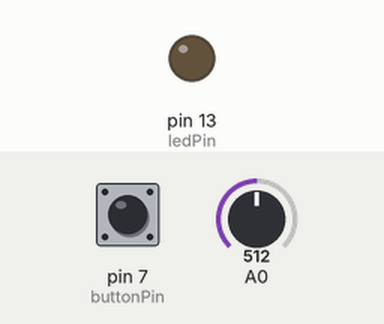
This sketch was run on a simulated Arduino Uno, built with avr-gcc and run on an emulated ATmega328P. On the bench: output pins drawn as LEDs (lit = HIGH). Inputs (shaded band) come from the test bench; at power-on: pin 7 (buttonPin) LOW, A0 = 512.

Above: at 1.2 s.
1.3 s: pin 7 (buttonPin) pulled HIGH for 0.15 s
At 1.37 s:
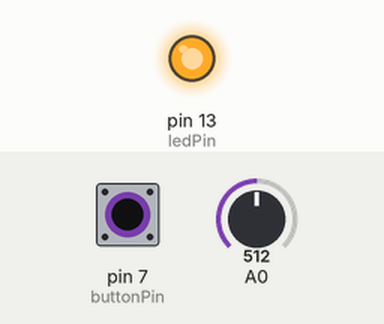
2.9 s: pin 7 (buttonPin) pulled HIGH for 3.2 s
At 7.3 s:
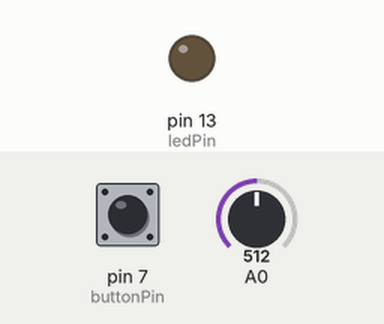
Timing chart, 0 to 8.8 s (numbered marks = the images above; inputs shaded):
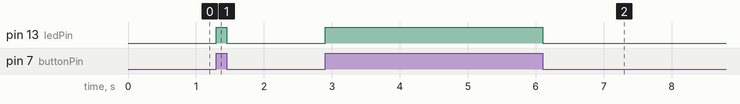

The sketch:

digitalTem.ino
```cpp
const int buttonPin = 7;     // the number of the pushbutton pin
const int ledPin =  13;      // the number of the LED pin

// variables will change:
int buttonState = 0;         // variable for reading the pushbutton status

void setup() {
  // initialize the LED pin as an output:
  pinMode(ledPin, OUTPUT);
  // initialize the pushbutton pin as an input:
  pinMode(buttonPin, INPUT);
  //Serial.begin(9600);
}

void loop(){
  // read the state of the pushbutton value:
  buttonState = digitalRead(buttonPin);
  int val = analogRead(0);
  // check if the pushbutton is pressed.
  // if it is, the buttonState is HIGH:
  if (buttonState == HIGH) {
    // turn LED on:
    digitalWrite(ledPin, HIGH);
  }
  else {
    // turn LED off:
    digitalWrite(ledPin, LOW);
  }
}
```

Measured:
- after the input at 1.3 s, pin 13 (ledPin): LOW → HIGH at once, → LOW 0.15 s later
- after the input at 2.9 s, pin 13 (ledPin): LOW → HIGH at once, → LOW 3.2 s later
